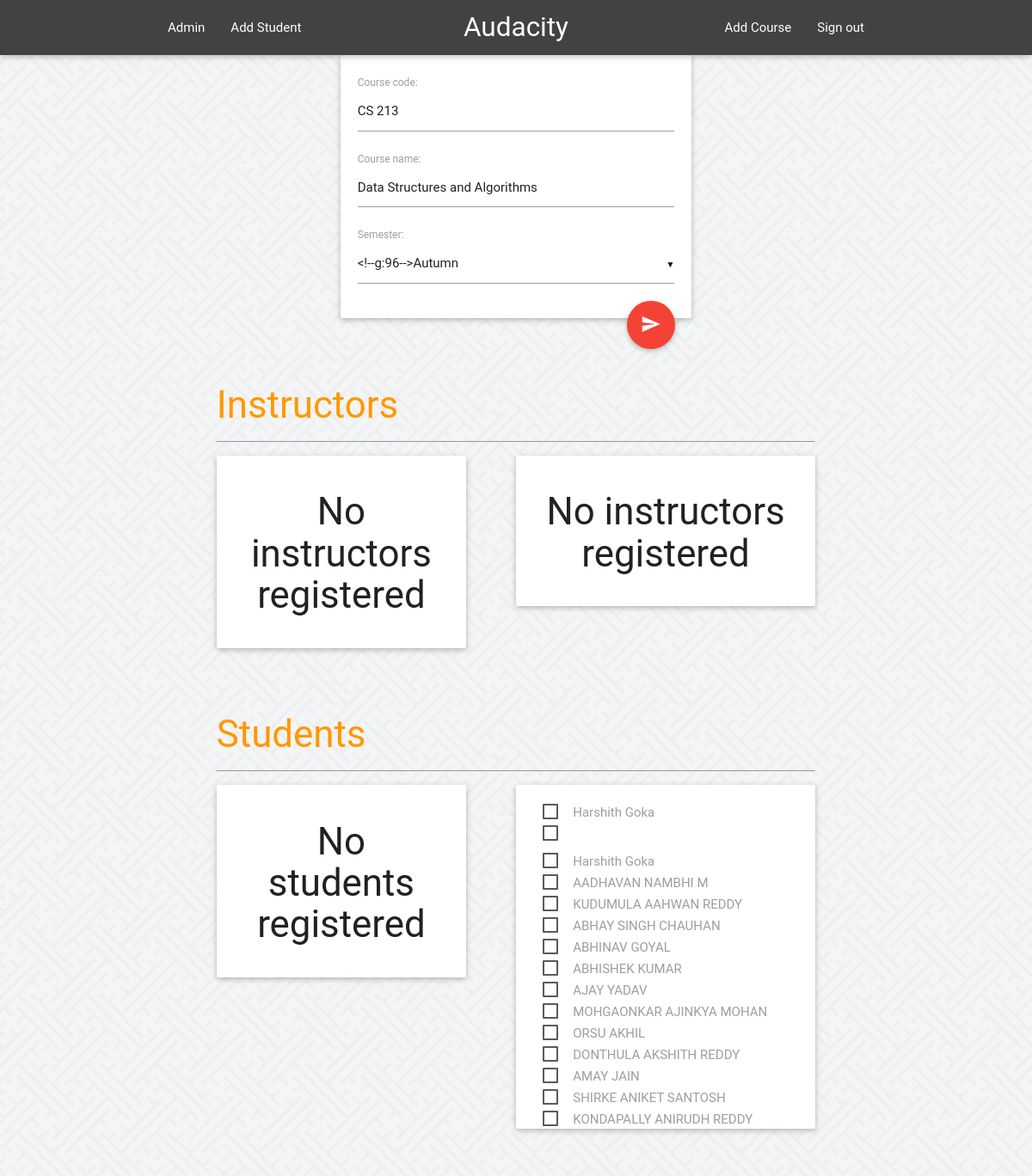
Page /admins/courses/11/ (signed in) on the committed database.
### feeder/models.py (models this page shows, shortened)
class Course(models.Model):
	SPRING = 'SP'
	AUTUMN = 'AU'
	SUMMER = 'SU'
	SEMESTERS = (
		(SPRING, 'Spring'),
		(AUTUMN, 'Autumn'),
		(SUMMER, 'Summer'),
		)
	course_code = models.CharField(max_length=6, unique=True)
	course_name = models.CharField(max_length=40, blank=False)
	semester = models.CharField(
		max_length=2,
		choices=SEMESTERS,
		)

class Student(models.Model):
	course = models.ManyToManyField(Course, blank = True, default=1)
	user = models.OneToOneField(User, on_delete=models.CASCADE)
	roll_no = models.CharField(max_length=11)

### admins/views.py (the view)
# urls.py: url(r'^courses/(?P<pk>[0-9]+)/$', views.GetCourse, name='course'),
@permission_required('is_superuser', login_url='/admins/login/')
def GetCourse(request, pk):
	course = get_object_or_404(Course, pk=pk)
	courseform =  CourseForm(instance=course)
	studentlist = course.student_set.all()
	instructorlist = course.instructor_set.all()
	allstudents = Student.objects.all()
	allinstructors = Instructor.objects.all()
	if request.method == "POST":
		st = ""
		for stud in studentlist :
			course.student_set.remove(stud)
		for inst in instructorlist :
			course.instructor_set.remove(inst)
		for value in request.POST:
			if value.startswith('student'):
				if request.POST[value] == 'on':
					value = value[7:]
					stud = get_object_or_404(Student, id=int(value))
					stud.course.add(course)
				else :
					value = value[7:]
					stud = get_object_or_404(Student, id=int(value))
					stud.course.remove(course)
			elif value.startswith('instructor'):
				if request.POST[value] == 'on':
					value = value[10:]
					inst = get_object_or_404(Instructor, id=int(value))
					inst.course.add(course)
				else :
					value = value[10:]
					inst = get_object_or_404(Instructor, id=int(value))
					inst.course.remove(course)
		return HttpResponseRedirect(reverse('admins:course', args={course.id, }))
	else :
		return render(request,'admins/course.html',{
			'cform' : courseform,
			'studentlist' : studentlist,
			'instructorlist' : instructorlist,
			'allstudents' : allstudents,
			'allinstructors' : allinstructors,
			'course' : course,
		})

### admins/forms.py
class CourseForm(forms.ModelForm):
    class Meta:
        model = Course
        fields = '__all__'

### feeder/templates/admins/course.html (shortened to what this page needs)
{% extends 'admins/base_site.html' %}
{% block content %}
<form method="POST">
<div class="row">
<div class="col s6 offset-s3">
<div style="margin: 0 auto;" class="card">
	<div class="card-content">
		{{ cform }}
<button type="submit" class="btn-floating btn-large waves-effect waves-light red right"><i class="material-icons">send</i></button>
	</div>
</div>
</div>
</div>
<div class="row">
<div class="row col offset-s1 s10">
<h3 class="orange-text reflow">Instructors</h3><hr>
<div class="card col s5" style="max-height: 400px; overflow: auto">
	<div class="card-content" id="iselected">
		{% if instructorlist %}
		<h3 class="center ino-studs" hidden="hidden">No instructors registered</h3>
			{% for instructor in instructorlist %}
			<div class="ichecks" id="{{ instructor.user.username }}">
				<input type="checkbox" id="{{ instructor.user.username }}" name="instructor{{ instructor.id }}" checked="true">
				<label for="{{ instructor.user.username }}">{{ instructor.user.get_full_name }}</label> </br>
			</div>
			{% endfor %}
		{% else %}
			<h3 class="center ino-studs">No instructors registered</h3>
		{% endif %}
	</div>
</div>
<div class="card col offset-s1 s6" style="max-height: 400px; overflow: auto;">
	<div class="card-content" id="inon">
		{% if allinstructors %}
			<h3 class="center inon-reg" hidden="hidden">No instructors registered</h3>
				{% for instructor in allinstructors %}
				<div class="ichecks" id="{{ instructor.user.username }}">
					{% if instructor.course.get.id != course.id %}
						<input type="checkbox" id="{{ instructor.user.username }}" name="instructor{{ instructor.id }}" >
						<label for="{{ instructor.user.username }}">{{ instructor.user.get_full_name }}</label> </br>
					{% endif %}
				</div>
				{% endfor %}
		{% else %}
			<h3 class="center inon-reg">No instructors registered</h3>
		{% endif %}
	</div>
</div>
</div>
</div>
<div class="row">
<div class="row col offset-s1 s10">
<h3 class="orange-text reflow">Students</h3><hr>
<div class="card col s5" style="max-height: 400px; overflow: auto">
	<div class="card-content" id="selected">
		{% if studentlist %}
		<h3 class="center no-studs" hidden="hidden">No students registered</h3>
			{% for student in studentlist %}
			<div class="checks" id="{{ student.user.username }}">
				<input type="checkbox" id="{{ student.user.username }}" name="student{{ student.id }}" checked="true">
				<label for="{{ student.user.username }}">{{ student.user.get_full_name }}</label> </br>
			</div>
			{% endfor %}
		{% else %}
			<h3 class="center no-studs">No students registered</h3>
		{% endif %}
	</div>
</div>
<div class="card col offset-s1 s6" style="max-height: 400px; overflow: auto;">
	<div class="card-content" id="non">
		{% if allstudents %}
				{% for student in allstudents %}
				<div class="checks" id="{{ student.user.username }}">
					{% if student.course.get.id != course.id %}
						<label for="{{ student.user.username }}">{{ student.user.get_full_name }}</label> </br>
					{% endif %}
				</div>
				{% endfor %}
		{% else %}
			<h3 class="center non-reg">No students registered</h3>
		{% endif %}
	</div>
</div>
</div>
</div>
</form>
{% endblock %}
{% block navbar %}
    <li><a href="{% url 'admins:addcourse' %}">Add Course</a></li>
    <li><a href="{% url 'admins:logout' %}">Sign out</a></li>
{% endblock %}

### feeder/templates/admins/base_site.html (shortened to what this page needs)
{% load static %}
<!DOCTYPE html>
<html>
<head>
  <link rel="stylesheet" type="text/css" href="{% static 'feeder/materialize.css' %}">
  <link rel="stylesheet" type="text/css" href="{% static 'admins/bootstrap-material-datetimepicker.css' %}">
</head>
<body>
<header>
<div class="navbar-fixed">
<nav class="grey darken-3">
  <div class="container">
    <div class="nav-wrapper">
        <ul id="nav-mobile" class="left hide-on-med-and-down">
          <li><a href="{% url 'admins:index' %}"> {{ user.get_full_name }} </a> </li>
          <li><a href="{% url 'admins:addstudent' %}">Add Student</a> </li>
        </ul>
      <a href="{% url 'admins:index' %}" class="brand-logo center">Audacity</a>
        <ul id="nav-mobile" class="right hide-on-med-and-down">
          {% block navbar %}{% endblock %}
        </ul>
    </div>
  </div>
</nav>
</div>
</header>
<div class="container">
{% block content %}
{% endblock %}
</div>
</body>

### rows in the picture
Course: course_code "CS 213", course_name "Data Structures and Algorithms"
Student: user.get_full_name "Harshith Goka"
Student: user.get_full_name "Harshith Goka"
Student: user.get_full_name "AADHAVAN NAMBHI M"
Student: user.get_full_name "KUDUMULA AAHWAN REDDY"
Student: user.get_full_name "ABHAY SINGH CHAUHAN"
Student: user.get_full_name "ABHINAV GOYAL"
Student: user.get_full_name "ABHISHEK KUMAR"
Student: user.get_full_name "AJAY YADAV"
Student: user.get_full_name "MOHGAONKAR AJINKYA MOHAN"
Student: user.get_full_name "ORSU AKHIL"
Student: user.get_full_name "DONTHULA AKSHITH REDDY"
Student: user.get_full_name "AMAY JAIN"
Student: user.get_full_name "SHIRKE ANIKET SANTOSH"
Student: user.get_full_name "KONDAPALLY ANIRUDH REDDY"

### other values in the picture
{{ user.get_full_name }} "Admin"
